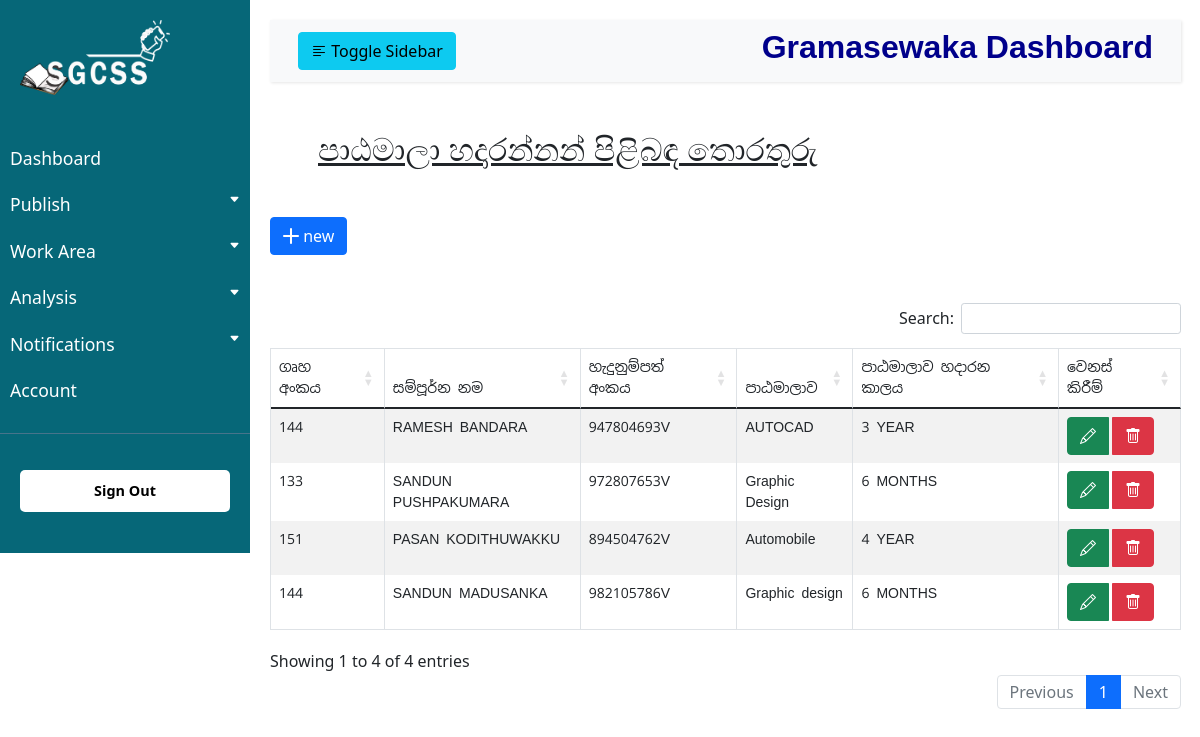
The app's page /gaccount/ruralinfo/rPage9.php (signed in) with its own data.
### tables this page shows
CREATE TABLE IF NOT EXISTS `edu_people` (
  `id` int(11) NOT NULL AUTO_INCREMENT,
  `h_no` varchar(100) NOT NULL,
  `fullname` varchar(650) NOT NULL,
  `nic` varchar(12) NOT NULL,
  `course` varchar(650) NOT NULL,
  `duration` varchar(450) NOT NULL,
  PRIMARY KEY (`id`)
);

### gaccount/ruralinfo/rPage9.php (the view, shortened to what this page needs)
<?php
include("../connection/db_connection.php");
?>
<!DOCTYPE html>
<html lang="en">
<head>
     <link rel="stylesheet" href="../css/style.css">
     <link rel="stylesheet" href="https://cdnjs.cloudflare.com/ajax/libs/twitter-bootstrap/4.5.2/css/bootstrap.css">
     <link rel="stylesheet" href="https://cdn.jsdelivr.net/npm/bootstrap@5.0.2/dist/css/bootstrap.min.css">
     <link rel="stylesheet" href="https://cdn.datatables.net/1.11.0/css/dataTables.bootstrap4.min.css">
     <link rel="stylesheet" href="https://cdn.datatables.net/buttons/2.0.1/css/buttons.dataTables.min.css">
     <link rel="stylesheet" href="https://cdn.jsdelivr.net/npm/bootstrap-icons@1.5.0/font/bootstrap-icons.css">
</head>
<body>
<div class="wrapper">
        <nav id="sidebar">
            <div class="sidebar-header">
                <img src="../asset/Logo.png" alt="Logo" width="150px" height="75px">
            </div>
            <ul class="list-unstyled components">
                <li>
                    <a href="../gdashboard.php" class="dash-header">Dashboard</a>
                </li>
                <li>
                    <a href="#homeSubmenu" data-bs-toggle="collapse" aria-expanded="false" class="dropdown-toggle">Publish<i class="bi bi-caret-down-fill bi-lg first"></i></a>
                </li>
                <li>
                    <a href="#workArea" data-bs-toggle="collapse" aria-expanded="false" class="dropdown-toggle">Work Area <i class="bi bi-caret-down-fill bi-lg first"></i></a>
                </li>
                <li>
                    <a href="#analysis" data-bs-toggle="collapse" aria-expanded="false" class="dropdown-toggle">Analysis <i class="bi bi-caret-down-fill bi-lg first"></i></a>
                </li>
                <li>
                    <a href="#notification" data-bs-toggle="collapse"  aria-expanded="false" class="dropdown-toggle">Notifications <i class="bi bi-caret-down-fill bi-lg first"></i></a>
                </li>
                <li>
                    <a href="../account.php">Account</a>
                </li>
            </ul>
            <ul class="list-unstyled CTAs">
                <li>
                    <a href="../../signout.php" class="signout">Sign Out</a>
                </li>
            </ul>
        </nav>
        <div id="content">
            <nav class="navbar navbar-expand-lg navbar-light bg-light">
                <div class="container-fluid">
                    <button type="button" id="sidebarCollapse" class="btn btn-info">
                    <i class="bi bi-text-left bi-bold"></i>
                        <span>Toggle Sidebar</span>
                    </button>
                    <div class="dashboard-name">
                        <h2 class="dashboard-header">Gramasewaka Dashboard</h2>
                    </div>
                </div>
            </nav>
            <div class="table-name">
                    <h3 class="table-name-header m-5"><u>පාඨමාලා හදාරන්නන් පිළිබඳ තොරතුරු</u></h3>
            </div>
            <div class="insert-new">
                <button type="submit" class="btn btn-primary" name="insert" id="insert" data-toggle="modal" data-target="#courseForm"><i class="bi bi-plus-lg"></i> new</button>
            </div>
            <div class="row my-5">
                <table class="table table-striped table-responsive-md table-bordered my-5" id="courseTable">
                    <thead>
                        <tr>
                            <th class="sinhala-font">ගෘහ අංකය</th>
                            <th class="sinhala-font">සම්පූර්න නම</th>
                            <th class="sinhala-font">හැදුනුම්පත් අංකය</th>
                            <th class="sinhala-font">පාඨමාලාව</th>
                            <th class="sinhala-font">පාඨමාලාව හදාරන කාලය</th>
                            <th class="sinhala-font">වෙනස් කිරීම්</th>
                        </tr>
                    </thead>
                    <tbody>
                        <?php
                                $selectData = "SELECT * FROM `edu_people` ORDER BY h_no";
                                $resultData = mysqli_query($conn, $selectData);
                                if(mysqli_num_rows($resultData)>0){
                                    while($data = mysqli_fetch_assoc($resultData)){
                                        echo '
                                            <tr>
                                                <td class="sinhala-font d-none" name="t_cid" id="t_cid">'.$data["id"].'</td>
                                                <td class="sinhala-font" name="hNo" id="t_hNo">'.$data["h_no"].'</td>
                                                <td class="sinhala-font" name="name" id="t_name">'.$data["fullname"].'</td>
                                                <td class="sinhala-font" name="pnic" id="t_pnic">'.$data["nic"].'</td>
                                                <td class="sinhala-font" name="course" id="t_course">'.$data["course"].'</td>
                                                <td class="sinhala-font" name="cDuration" id="t_cDuration">'.$data["duration"].'</td>
                                                <td name="change" id="change">
                                                    <div class="btn-group">
                                                        <button class="btn btn-success mr-1" name="update" id="update" data-toggle="modal" data-target="#courseUpdate"><i class="bi bi-pencil"></i></button>
                                                        <button class="btn btn-danger " name="delete" id="'.$data["id"].'" data-bs-toggle="tooltip" data-bs-placement="top" title="DELETE" onclick="r9DeleteRow(this.id);"><i class="bi bi-trash"></i></button>
                                                    </div>
                                                </td>
                                            </tr>
                                        ';
                                    }
                                }
                        ?>
                    </tbody>
                </table>
            </div>
        </div>
    </div>
</body>
</html>

### gaccount/css/style.css (style rules this page uses)
body { font-family: 'Poppins', sans-serif; background: #fafafa; }
ul li a i.first { position: inherit; text-align: right; float: right; font-size: 11px; }
a, a:hover, a:focus { color: inherit; text-decoration: none; transition: all 0.6s; }
.navbar { padding: 15px 10px; background: #fff; border: none; border-radius: 0; margin-bottom: 40px; box-shadow: 1px 1px 3px rgba(0, 0, 0, 0.1); }
.wrapper { display: flex; width: 100%; align-items: stretch; }
#sidebar { min-width: 250px; max-width: 250px; min-height: fit-content; max-height: fit-content; background: #066778 ; color: #fff; transition: all 0.3s; }
#sidebar .sidebar-header { padding: 20px; background: #066778 ; }
#sidebar ul.components { padding: 20px 0; border-bottom: 1px solid #47748b; }
#sidebar ul li a { color: #fff; padding: 10px; font-size: 1.1em; display: block; text-decoration: none; }
.dropdown-toggle::after { display: block; position: absolute; top: 50%; right: 20px; transform: translateY(-50%); }
ul.CTAs { padding: 20px; }
ul.CTAs a { text-align: center; font-size: 0.9em !important; display: block; border-radius: 5px; margin-bottom: 5px; }
.dashboard-name .dashboard-header { font-weight: bold; font-family: Arial, Helvetica, sans-serif; color:darkblue; }
#sidebar ul li a.signout { background: #fff; color: #000; font-weight: bold; }
i.bi-text-left { font-weight: 700; color: black; }
#content { width: 100%; padding: 20px; min-height: 100vh; transition: all 0.3s; }
.sinhala-font { font-family: 'Noto Sans Sinhala', sans-serif; font-size: 14px; font-weight: normal; }
.table-name-header { font-size: 32px; }

### records on screen
edu_people: h_no "133", fullname "SANDUN PUSHPAKUMARA", nic "972807653V", course "Graphic Design", duration "6 MONTHS"
edu_people: h_no "144", fullname "RAMESH BANDARA", nic "947804693V", course "AUTOCAD", duration "3 YEAR"
edu_people: h_no "144", fullname "SANDUN MADUSANKA", nic "982105786V", course "Graphic design", duration "6 MONTHS"
edu_people: h_no "151", fullname "PASAN KODITHUWAKKU", nic "894504762V", course "Automobile", duration "4 YEAR"
